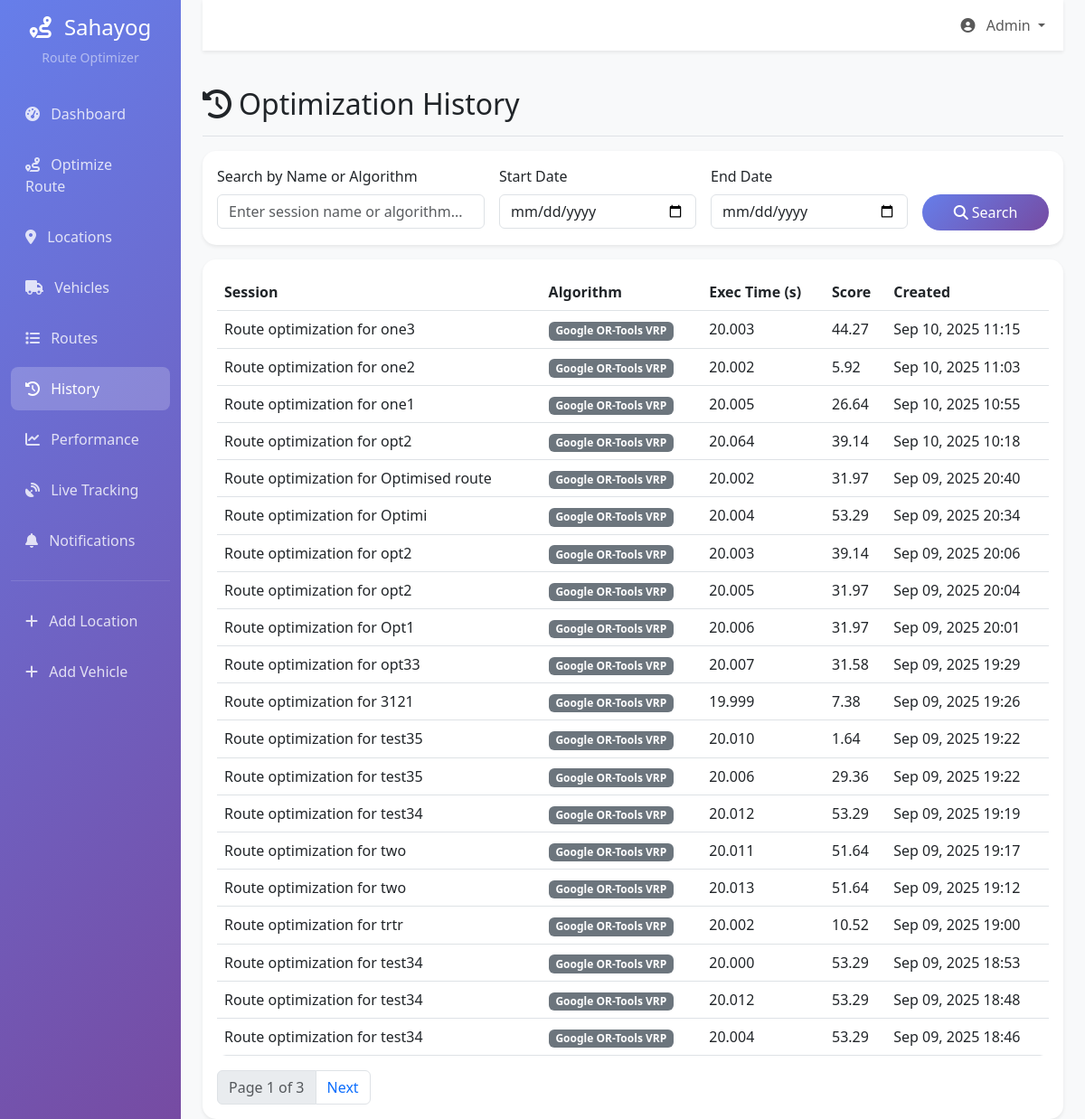
The app's page /route-optimizer/history/, older data.
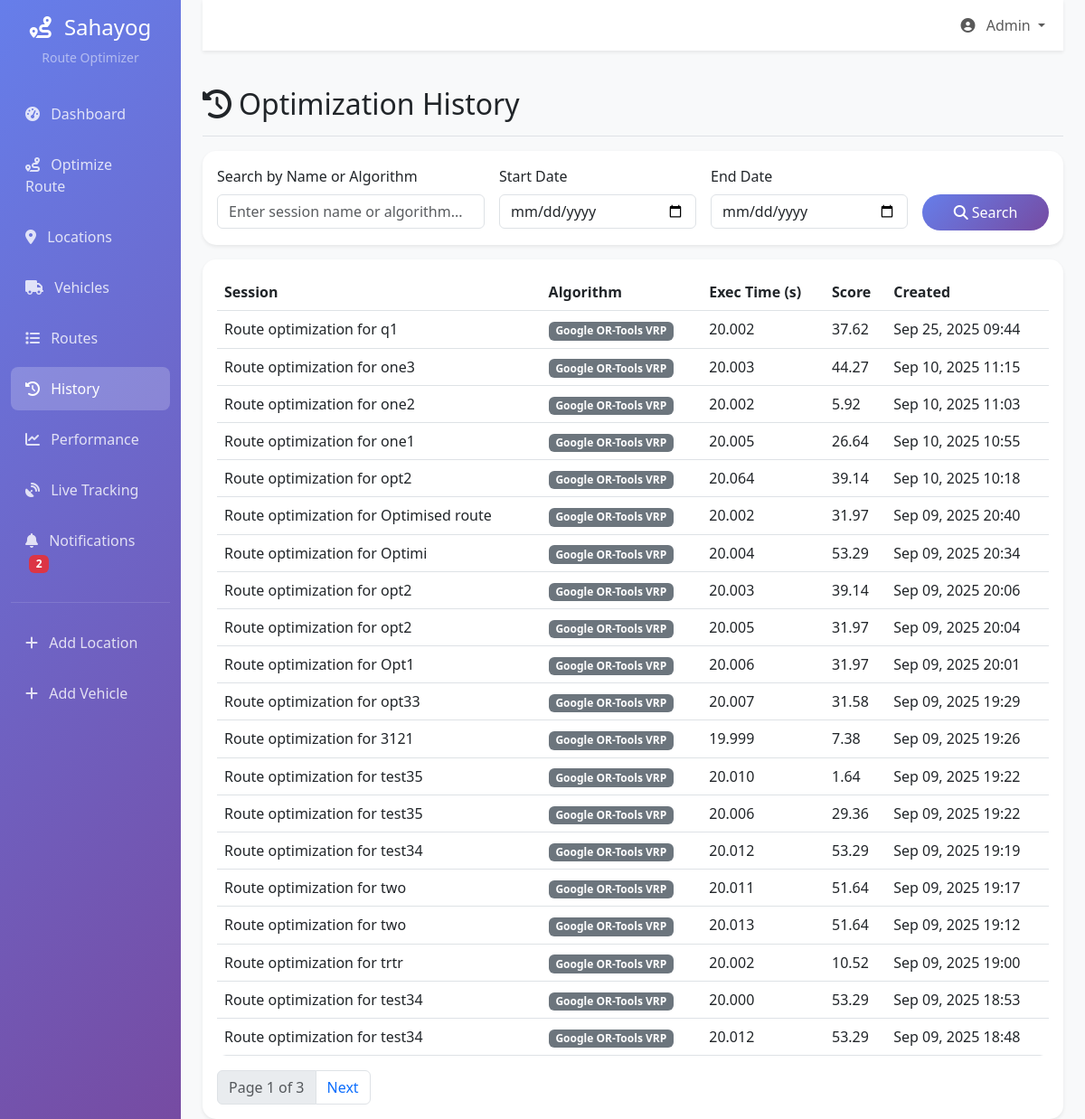
The same page, newer data.
### route_optimizer/models.py (models this page shows, shortened)
class RouteOptimizationSession(models.Model):
    session_name = models.CharField(max_length=200)
    algorithm_used = models.CharField(max_length=100)
    parameters = models.JSONField(default=dict)  # Store optimization parameters
    execution_time = models.DecimalField(
        max_digits=8,
        decimal_places=3,
        help_text="Execution time in seconds"
    )
    optimization_score = models.DecimalField(
        max_digits=5,
        decimal_places=2,
        help_text="Optimization quality score (0-100)"
    )
    created_at = models.DateTimeField(auto_now_add=True)
    class Meta:
        db_table = 'route_optimization_sessions'
        ordering = ['-created_at']

### route_optimizer/views.py (the view)
# urls.py: path('history/', views.optimization_history, name='optimization_history'),
def optimization_history(request):
    sessions_list = RouteOptimizationSession.objects.all().order_by('-created_at')
    search = request.GET.get('search', '').strip()
    start_date = request.GET.get('start', '').strip()
    end_date = request.GET.get('end', '').strip()
    if search:
        sessions_list = sessions_list.filter(Q(session_name__icontains=search) | Q(algorithm_used__icontains=search))
    if start_date:
        sessions_list = sessions_list.filter(created_at__date__gte=start_date)
    if end_date:
        sessions_list = sessions_list.filter(created_at__date__lte=end_date)
    paginator = Paginator(sessions_list, 20)
    page_number = request.GET.get('page')
    page_obj = paginator.get_page(page_number)
    context = {
        'page_obj': page_obj,
        'search': search,
        'start': start_date,
        'end': end_date,
    }
    return render(request, 'route_optimizer/optimization_history.html', context)

### route_optimizer/context_processors.py (called while the page is built)
def unread_notifications_count(request):
    try:
        count = Notification.objects.filter(is_read=False).count()
    except Exception:
        count = 0
    return {'unread_notifications_count': count}

### templates/route_optimizer/optimization_history.html (shortened to what this page needs)
{% extends 'base.html' %}
{% block content %}
<div class="d-flex justify-content-between align-items-center pt-3 pb-2 mb-3 border-bottom">
    <h1 class="h2"><i class="fas fa-history me-2"></i>Optimization History</h1>
</div>
<div class="card mb-3">
  <div class="card-body">
    <form method="get" class="row g-3">
      <div class="col-md-4">
        <label for="search" class="form-label">Search by Name or Algorithm</label>
        <input type="text" class="form-control" id="search" name="search" value="{{ search|default:'' }}" placeholder="Enter session name or algorithm...">
      </div>
      <div class="col-md-3">
        <label for="start_date" class="form-label">Start Date</label>
        <input type="date" class="form-control" id="start_date" name="start" value="{{ start|default:'' }}">
      </div>
      <div class="col-md-3">
        <label for="end_date" class="form-label">End Date</label>
        <input type="date" class="form-control" id="end_date" name="end" value="{{ end|default:'' }}">
      </div>
      <div class="col-md-2">
        <label class="form-label">&nbsp;</label>
        <div class="d-grid">
          <button type="submit" class="btn btn-primary">
            <i class="fas fa-search me-1"></i>Search
          </button>
        </div>
      </div>
    </form>
  </div>
</div>
<div class="card">
  <div class="card-body">
    {% if page_obj.object_list %}
    <div class="table-responsive">
      <table class="table table-hover">
        <thead>
          <tr>
            <th>Session</th><th>Algorithm</th><th>Exec Time (s)</th><th>Score</th><th>Created</th>
          </tr>
        </thead>
        <tbody>
        {% for s in page_obj.object_list %}
          <tr>
            <td>{{ s.session_name }}</td>
            <td><span class="badge bg-secondary">{{ s.algorithm_used }}</span></td>
            <td>{{ s.execution_time }}</td>
            <td>{{ s.optimization_score }}</td>
            <td>{{ s.created_at|date:"M d, Y H:i" }}</td>
          </tr>
        {% endfor %}
        </tbody>
      </table>
    </div>
    <nav>
      <ul class="pagination mb-0">
        <li class="page-item disabled"><span class="page-link">Page {{ page_obj.number }} of {{ page_obj.paginator.num_pages }}</span></li>
        {% if page_obj.has_next %}
          <li class="page-item"><a class="page-link" href="?page={{ page_obj.next_page_number }}&search={{ search|default:'' }}&start={{ start|default:'' }}&end={{ end|default:'' }}">Next</a></li>
        {% endif %}
      </ul>
    </nav>
    {% else %}
      <p class="mb-0 text-muted">No optimization history yet.</p>
    {% endif %}
  </div>
</div>
{% endblock %}

Row changes from the older to the newer data that the page shows:
no longer on this page (row unchanged): RouteOptimizationSession: session_name "Route optimization for test34", algorithm_used "Google OR-Tools VRP", execution_time "20.004", optimization_score "53.29", created_at "Sep 09, 2025 18:46"
added RouteOptimizationSession: session_name "Route optimization for q1", algorithm_used "Google OR-Tools VRP", execution_time "20.002", optimization_score "37.62", created_at "Sep 25, 2025 09:44"
Text that changed along with them:
{{ unread_notifications_count }}: (not shown) → "2"
